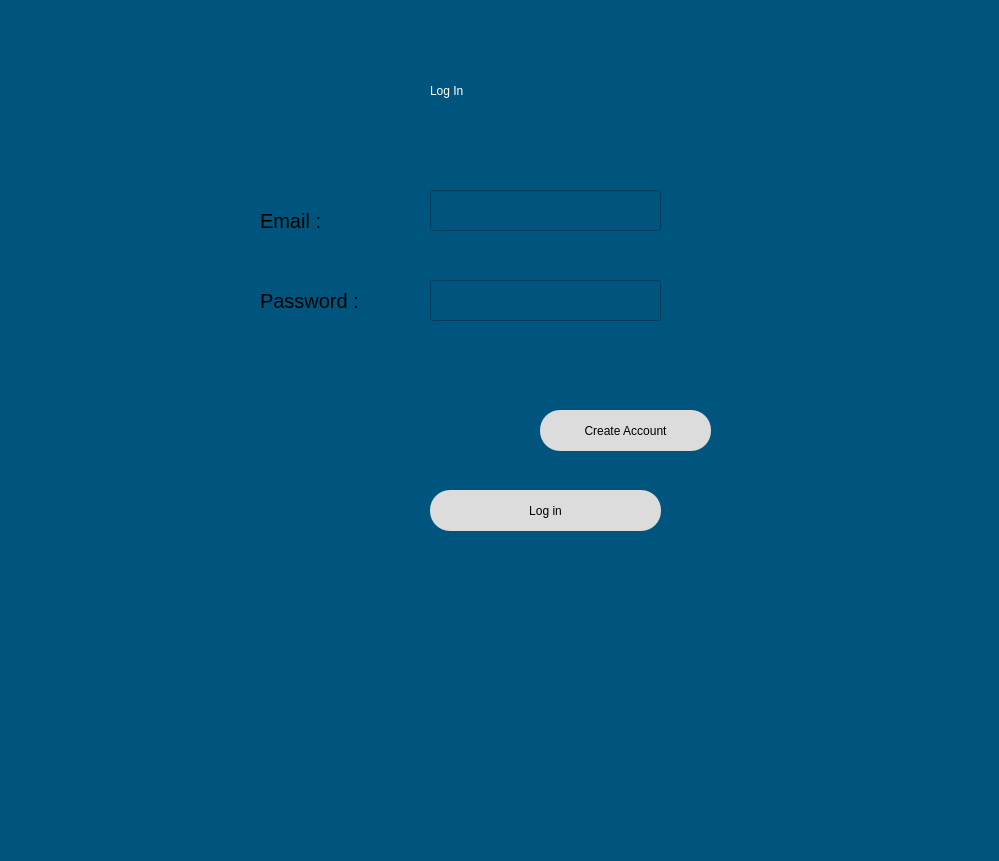
<?xml version="1.0" encoding="UTF-8"?>
<ui version="4.0">
 <class>Dialog</class>
 <widget class="QDialog" name="Dialog">
  <property name="geometry">
   <rect>
    <x>0</x>
    <y>0</y>
    <width>999</width>
    <height>861</height>
   </rect>
  </property>
  <property name="windowTitle">
   <string>Dialog</string>
  </property>
  <property name="styleSheet">
   <string notr="true">background-color: rgb(0, 85, 127);</string>
  </property>
  <widget class="QLabel" name="label_5">
   <property name="geometry">
    <rect>
     <x>430</x>
     <y>50</y>
     <width>221</width>
     <height>81</height>
    </rect>
   </property>
   <property name="styleSheet">
    <string notr="true">font: 36pt &quot;MS Reference Sans Serif&quot;;
color:rgb(255, 255, 255);</string>
   </property>
   <property name="text">
    <string>Log In</string>
   </property>
  </widget>
  <widget class="QLineEdit" name="email_2">
   <property name="geometry">
    <rect>
     <x>430</x>
     <y>190</y>
     <width>231</width>
     <height>41</height>
    </rect>
   </property>
  </widget>
  <widget class="QLineEdit" name="password_1">
   <property name="geometry">
    <rect>
     <x>430</x>
     <y>280</y>
     <width>231</width>
     <height>41</height>
    </rect>
   </property>
  </widget>
  <widget class="QLabel" name="label">
   <property name="geometry">
    <rect>
     <x>260</x>
     <y>200</y>
     <width>101</width>
     <height>41</height>
    </rect>
   </property>
   <property name="styleSheet">
    <string notr="true">font-size:15pt;</string>
   </property>
   <property name="text">
    <string>Email :</string>
   </property>
  </widget>
  <widget class="QLabel" name="label_2">
   <property name="geometry">
    <rect>
     <x>260</x>
     <y>280</y>
     <width>101</width>
     <height>41</height>
    </rect>
   </property>
   <property name="styleSheet">
    <string notr="true">font-size:15pt;</string>
   </property>
   <property name="text">
    <string>Password :</string>
   </property>
  </widget>
  <widget class="QPushButton" name="loginbutton">
   <property name="geometry">
    <rect>
     <x>430</x>
     <y>490</y>
     <width>231</width>
     <height>41</height>
    </rect>
   </property>
   <property name="styleSheet">
    <string notr="true">border-radius:20px;
background-color: rgb(220, 220, 220);

font: 12pt &quot;Leelawadee&quot;;</string>
   </property>
   <property name="text">
    <string>Log in</string>
   </property>
  </widget>
  <widget class="QPushButton" name="creataccbutton">
   <property name="geometry">
    <rect>
     <x>540</x>
     <y>410</y>
     <width>171</width>
     <height>41</height>
    </rect>
   </property>
   <property name="styleSheet">
    <string notr="true">border-radius:20px;
background-color: rgb(220, 220, 220);

font: 12pt &quot;Leelawadee&quot;;</string>
   </property>
   <property name="text">
    <string>Create Account</string>
   </property>
  </widget>
  <widget class="QLabel" name="error">
   <property name="geometry">
    <rect>
     <x>430</x>
     <y>370</y>
     <width>221</width>
     <height>20</height>
    </rect>
   </property>
   <property name="text">
    <string/>
   </property>
  </widget>
 </widget>
 <resources/>
 <connections/>
</ui>
